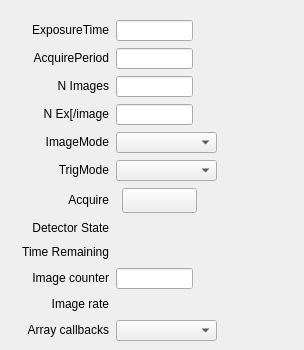
    <widget class="QWidget" name="tab_1">
     <attribute name="title">
      <string>Collect</string>
     </attribute>
     <widget class="QELineEdit" name="exposeTime">
      <property name="geometry">
       <rect>
        <x>116</x>
        <y>20</y>
        <width>77</width>
        <height>21</height>
       </rect>
      </property>
      <property name="variable" stdset="0">
       <string>$(P):cam1:AcquireTime</string>
      </property>
      <property name="variableSubstitutions" stdset="0">
       <string>P=CPS1</string>
      </property>
      <property name="displayAlarmState">
       <bool>false</bool>
      </property>
     </widget>
     <widget class="QELineEdit" name="exposeTime_2">
      <property name="geometry">
       <rect>
        <x>116</x>
        <y>48</y>
        <width>77</width>
        <height>21</height>
       </rect>
      </property>
      <property name="variable" stdset="0">
       <string>$(P):cam1:AcquirePeriod</string>
      </property>
      <property name="variableSubstitutions" stdset="0">
       <string>P=CPS1</string>
      </property>
      <property name="displayAlarmState">
       <bool>false</bool>
      </property>
     </widget>
     <widget class="QELineEdit" name="exposeTime_3">
      <property name="geometry">
       <rect>
        <x>116</x>
        <y>76</y>
        <width>77</width>
        <height>21</height>
       </rect>
      </property>
      <property name="variable" stdset="0">
       <string>$(P):cam1:NumImages</string>
      </property>
      <property name="variableSubstitutions" stdset="0">
       <string>P=CPS1</string>
      </property>
      <property name="displayAlarmState">
       <bool>false</bool>
      </property>
     </widget>
     <widget class="QELineEdit" name="exposeTime_4">
      <property name="geometry">
       <rect>
        <x>116</x>
        <y>104</y>
        <width>77</width>
        <height>21</height>
       </rect>
      </property>
      <property name="variable" stdset="0">
       <string>$(P):cam1:NumExposures</string>
      </property>
      <property name="variableSubstitutions" stdset="0">
       <string>P=CPS1</string>
      </property>
      <property name="displayAlarmState">
       <bool>false</bool>
      </property>
     </widget>
     <widget class="QELabel" name="qelabel">
      <property name="geometry">
       <rect>
        <x>196</x>
        <y>22</y>
        <width>58</width>
        <height>15</height>
       </rect>
      </property>
      <property name="variable" stdset="0">
       <string>$(P):cam1:AcquireTime_RBV</string>
      </property>
      <property name="variableSubstitutions" stdset="0">
       <string>P=CPS1</string>
      </property>
      <property name="displayAlarmState">
       <bool>false</bool>
      </property>
     </widget>
     <widget class="QELabel" name="qelabel_2">
      <property name="geometry">
       <rect>
        <x>196</x>
        <y>50</y>
        <width>58</width>
        <height>15</height>
       </rect>
      </property>
      <property name="variable" stdset="0">
       <string>$(P):cam1:AcquirePeriod_RBV</string>
      </property>
      <property name="variableSubstitutions" stdset="0">
       <string>P=CPS1</string>
      </property>
      <property name="displayAlarmState">
       <bool>false</bool>
      </property>
     </widget>
     <widget class="QELabel" name="qelabel_3">
      <property name="geometry">
       <rect>
        <x>196</x>
        <y>78</y>
        <width>58</width>
        <height>15</height>
       </rect>
      </property>
      <property name="variable" stdset="0">
       <string>$(P):cam1:NumImages_RBV</string>
      </property>
      <property name="variableSubstitutions" stdset="0">
       <string>P=CPS1</string>
      </property>
      <property name="displayAlarmState">
       <bool>false</bool>
      </property>
     </widget>
     <widget class="QELabel" name="qelabel_4">
      <property name="geometry">
       <rect>
        <x>196</x>
        <y>106</y>
        <width>58</width>
        <height>15</height>
       </rect>
      </property>
      <property name="variable" stdset="0">
       <string>$(P):cam1:NumExposures_RBV</string>
      </property>
      <property name="variableSubstitutions" stdset="0">
       <string>P=CPS1</string>
      </property>
      <property name="displayAlarmState">
       <bool>false</bool>
      </property>
     </widget>
     <widget class="QLabel" name="label">
      <property name="geometry">
       <rect>
        <x>12</x>
        <y>22</y>
        <width>97</width>
        <height>15</height>
       </rect>
      </property>
      <property name="text">
       <string>ExposureTime</string>
      </property>
      <property name="alignment">
       <set>Qt::AlignRight|Qt::AlignTrailing|Qt::AlignVCenter</set>
      </property>
     </widget>
     <widget class="QLabel" name="label_2">
      <property name="geometry">
       <rect>
        <x>12</x>
        <y>50</y>
        <width>97</width>
        <height>15</height>
       </rect>
      </property>
      <property name="text">
       <string>AcquirePeriod</string>
      </property>
      <property name="alignment">
       <set>Qt::AlignRight|Qt::AlignTrailing|Qt::AlignVCenter</set>
      </property>
     </widget>
     <widget class="QLabel" name="label_3">
      <property name="geometry">
       <rect>
        <x>12</x>
        <y>78</y>
        <width>97</width>
        <height>15</height>
       </rect>
      </property>
      <property name="text">
       <string>N Images</string>
      </property>
      <property name="alignment">
       <set>Qt::AlignRight|Qt::AlignTrailing|Qt::AlignVCenter</set>
      </property>
     </widget>
     <widget class="QLabel" name="label_4">
      <property name="geometry">
       <rect>
        <x>12</x>
        <y>106</y>
        <width>97</width>
        <height>15</height>
       </rect>
      </property>
      <property name="text">
       <string>N Ex[/image</string>
      </property>
      <property name="alignment">
       <set>Qt::AlignRight|Qt::AlignTrailing|Qt::AlignVCenter</set>
      </property>
     </widget>
     <widget class="QLabel" name="label_5">
      <property name="geometry">
       <rect>
        <x>52</x>
        <y>192</y>
        <width>57</width>
        <height>15</height>
       </rect>
      </property>
      <property name="text">
       <string>Acquire</string>
      </property>
      <property name="alignment">
       <set>Qt::AlignRight|Qt::AlignTrailing|Qt::AlignVCenter</set>
      </property>
     </widget>
     <widget class="QEComboBox" name="qecombobox">
      <property name="geometry">
       <rect>
        <x>116</x>
        <y>160</y>
        <width>101</width>
        <height>21</height>
       </rect>
      </property>
      <property name="variable" stdset="0">
       <string>$(P):cam1:TriggerMode</string>
      </property>
      <property name="variableSubstitutions" stdset="0">
       <string>P=CPS1</string>
      </property>
      <property name="subscribe">
       <bool>true</bool>
      </property>
      <property name="displayAlarmState">
       <bool>false</bool>
      </property>
     </widget>
     <widget class="QEComboBox" name="qecombobox_2">
      <property name="geometry">
       <rect>
        <x>116</x>
        <y>132</y>
        <width>101</width>
        <height>21</height>
       </rect>
      </property>
      <property name="variable" stdset="0">
       <string>$(P):cam1:ImageMode</string>
      </property>
      <property name="variableSubstitutions" stdset="0">
       <string>P=CPS1</string>
      </property>
      <property name="subscribe">
       <bool>true</bool>
      </property>
      <property name="displayAlarmState">
       <bool>false</bool>
      </property>
     </widget>
     <widget class="QLabel" name="label_11">
      <property name="geometry">
       <rect>
        <x>32</x>
        <y>134</y>
        <width>77</width>
        <height>15</height>
       </rect>
      </property>
      <property name="text">
       <string>ImageMode</string>
      </property>
      <property name="alignment">
       <set>Qt::AlignRight|Qt::AlignTrailing|Qt::AlignVCenter</set>
      </property>
     </widget>
     <widget class="QLabel" name="label_12">
      <property name="geometry">
       <rect>
        <x>32</x>
        <y>162</y>
        <width>77</width>
        <height>15</height>
       </rect>
      </property>
      <property name="text">
       <string>TrigMode</string>
      </property>
      <property name="alignment">
       <set>Qt::AlignRight|Qt::AlignTrailing|Qt::AlignVCenter</set>
      </property>
     </widget>
     <widget class="QELabel" name="qelabel_5">
      <property name="geometry">
       <rect>
        <x>200</x>
        <y>192</y>
        <width>58</width>
        <height>15</height>
       </rect>
      </property>
      <property name="variable" stdset="0">
       <string>$(P):cam1:Acquire</string>
      </property>
      <property name="variableSubstitutions" stdset="0">
       <string>P=CPS1</string>
      </property>
      <property name="displayAlarmState">
       <bool>false</bool>
      </property>
     </widget>
     <widget class="QELabel" name="qelabel_6">
      <property name="geometry">
       <rect>
        <x>116</x>
        <y>220</y>
        <width>58</width>
        <height>15</height>
       </rect>
      </property>
      <property name="variable" stdset="0">
       <string>$(P):cam1:DetectorState_RBV</string>
      </property>
      <property name="variableSubstitutions" stdset="0">
       <string>P=CPS1</string>
      </property>
      <property name="displayAlarmState">
       <bool>false</bool>
      </property>
     </widget>
     <widget class="QELabel" name="qelabel_7">
      <property name="geometry">
       <rect>
        <x>116</x>
        <y>244</y>
        <width>58</width>
        <height>15</height>
       </rect>
      </property>
      <property name="variable" stdset="0">
       <string>$(P):cam1:TimeRemaining_RBV</string>
      </property>
      <property name="variableSubstitutions" stdset="0">
       <string>P=CPS1</string>
      </property>
      <property name="displayAlarmState">
       <bool>false</bool>
      </property>
     </widget>
     <widget class="QELineEdit" name="exposeTime_5">
      <property name="geometry">
       <rect>
        <x>116</x>
        <y>268</y>
        <width>77</width>
        <height>21</height>
       </rect>
      </property>
      <property name="variable" stdset="0">
       <string>$(P):cam1:ArrayCounter</string>
      </property>
      <property name="variableSubstitutions" stdset="0">
       <string>P=CPS1</string>
      </property>
      <property name="displayAlarmState">
       <bool>false</bool>
      </property>
     </widget>
     <widget class="QELabel" name="qelabel_8">
      <property name="geometry">
       <rect>
        <x>196</x>
        <y>270</y>
        <width>99</width>
        <height>16</height>
       </rect>
      </property>
      <property name="variable" stdset="0">
       <string>$(P):cam1:ArrayCounter_RBV</string>
      </property>
      <property name="variableSubstitutions" stdset="0">
       <string>P=CPS1</string>
      </property>
      <property name="displayAlarmState">
       <bool>false</bool>
      </property>
     </widget>
     <widget class="QELabel" name="qelabel_9">
      <property name="geometry">
       <rect>
        <x>116</x>
        <y>296</y>
        <width>58</width>
        <height>15</height>
       </rect>
      </property>
      <property name="variable" stdset="0">
       <string>$(P):cam1:ArrayRate_RBV</string>
      </property>
      <property name="variableSubstitutions" stdset="0">
       <string>P=CPS1</string>
      </property>
      <property name="displayAlarmState">
       <bool>false</bool>
      </property>
     </widget>
     <widget class="QLabel" name="label_6">
      <property name="geometry">
       <rect>
        <x>12</x>
        <y>220</y>
        <width>97</width>
        <height>15</height>
       </rect>
      </property>
      <property name="text">
       <string>Detector State</string>
      </property>
      <property name="alignment">
       <set>Qt::AlignRight|Qt::AlignTrailing|Qt::AlignVCenter</set>
      </property>
     </widget>
     <widget class="QLabel" name="label_7">
      <property name="geometry">
       <rect>
        <x>12</x>
        <y>244</y>
        <width>97</width>
        <height>16</height>
       </rect>
      </property>
      <property name="text">
       <string>Time Remaining</string>
      </property>
      <property name="alignment">
       <set>Qt::AlignRight|Qt::AlignTrailing|Qt::AlignVCenter</set>
      </property>
     </widget>
     <widget class="QLabel" name="label_8">
      <property name="geometry">
       <rect>
        <x>12</x>
        <y>270</y>
        <width>97</width>
        <height>16</height>
       </rect>
      </property>
      <property name="text">
       <string>Image counter</string>
      </property>
      <property name="alignment">
       <set>Qt::AlignRight|Qt::AlignTrailing|Qt::AlignVCenter</set>
      </property>
     </widget>
     <widget class="QLabel" name="label_9">
      <property name="geometry">
       <rect>
        <x>12</x>
        <y>296</y>
        <width>97</width>
        <height>16</height>
       </rect>
      </property>
      <property name="text">
       <string>Image rate</string>
      </property>
      <property name="alignment">
       <set>Qt::AlignRight|Qt::AlignTrailing|Qt::AlignVCenter</set>
      </property>
     </widget>
     <widget class="QEComboBox" name="qecombobox_3">
      <property name="geometry">
       <rect>
        <x>116</x>
        <y>320</y>
        <width>101</width>
        <height>21</height>
       </rect>
      </property>
      <property name="variable" stdset="0">
       <string>$(P):cam1:ArrayCallbacks</string>
      </property>
      <property name="variableSubstitutions" stdset="0">
       <string>P=CPS1</string>
      </property>
      <property name="subscribe">
       <bool>true</bool>
      </property>
      <property name="displayAlarmState">
       <bool>false</bool>
      </property>
     </widget>
     <widget class="QELabel" name="qelabel_10">
      <property name="geometry">
       <rect>
        <x>220</x>
        <y>322</y>
        <width>58</width>
        <height>15</height>
       </rect>
      </property>
      <property name="variable" stdset="0">
       <string>$(P):cam1:ArrayCallbacks_RBV</string>
      </property>
      <property name="variableSubstitutions" stdset="0">
       <string>P=CPS1</string>
      </property>
      <property name="displayAlarmState">
       <bool>false</bool>
      </property>
     </widget>
     <widget class="QLabel" name="label_10">
      <property name="geometry">
       <rect>
        <x>4</x>
        <y>322</y>
        <width>105</width>
        <height>16</height>
       </rect>
      </property>
      <property name="text">
       <string>Array callbacks</string>
      </property>
      <property name="alignment">
       <set>Qt::AlignRight|Qt::AlignTrailing|Qt::AlignVCenter</set>
      </property>
     </widget>
     <widget class="CAButton" name="cabutton">
      <property name="geometry">
       <rect>
        <x>122</x>
        <y>188</y>
        <width>75</width>
        <height>25</height>
       </rect>
      </property>
      <property name="checkable">
       <bool>true</bool>
      </property>
      <property name="useTextColor">
       <bool>true</bool>
      </property>
      <property name="writeOnClick" stdset="0">
       <bool>true</bool>
      </property>
      <property name="onText">
       <string>Acquire</string>
      </property>
      <property name="offText">
       <string>Done</string>
      </property>
      <property name="variable" stdset="0">
       <string>$(P):cam1:Acquire</string>
      </property>
      <property name="variableSubstitutions" stdset="0">
       <string>P=CPS1</string>
      </property>
      <property name="subscribe">
       <bool>true</bool>
      </property>
      <property name="AlarmEnable" stdset="0">
       <bool>false</bool>
      </property>
     </widget>
    </widget>
